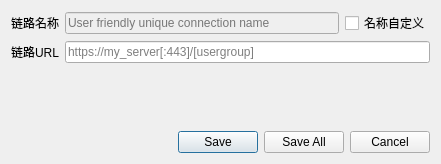
<?xml version="1.0" encoding="UTF-8"?>
<ui version="4.0">
 <class>NewProfileDialog</class>
 <widget class="QDialog" name="NewProfileDialog">
  <property name="geometry">
   <rect>
    <x>0</x>
    <y>0</y>
    <width>441</width>
    <height>164</height>
   </rect>
  </property>
  <property name="windowTitle">
   <string>New profile</string>
  </property>
  <layout class="QVBoxLayout" name="verticalLayout">
   <item>
    <layout class="QFormLayout" name="formLayout">
     <property name="fieldGrowthPolicy">
      <enum>QFormLayout::ExpandingFieldsGrow</enum>
     </property>
     <item row="0" column="0">
      <widget class="QLabel" name="labelName">
       <property name="text">
        <string>链路名称</string>
       </property>
       <property name="buddy">
        <cstring>lineEditName</cstring>
       </property>
      </widget>
     </item>
     <item row="0" column="1">
      <layout class="QHBoxLayout" name="horizontalLayout">
       <item>
        <widget class="QLineEdit" name="lineEditName">
         <property name="enabled">
          <bool>false</bool>
         </property>
         <property name="toolTip">
          <string>This is a friendly name to distinguish the connection</string>
         </property>
         <property name="placeholderText">
          <string>User friendly unique connection name</string>
         </property>
        </widget>
       </item>
       <item>
        <widget class="QCheckBox" name="checkBoxCustomize">
         <property name="text">
          <string>名称自定义</string>
         </property>
        </widget>
       </item>
      </layout>
     </item>
     <item row="1" column="0">
      <widget class="QLabel" name="labelGateway">
       <property name="text">
        <string>链路URL</string>
       </property>
       <property name="buddy">
        <cstring>lineEditGateway</cstring>
       </property>
      </widget>
     </item>
     <item row="1" column="1">
      <widget class="QLineEdit" name="lineEditGateway">
       <property name="toolTip">
        <string>Specify the hostname to connect to; a port may be specified after the host separated with a colon ':'</string>
       </property>
       <property name="placeholderText">
        <string>https://my_server[:443]/[usergroup]</string>
       </property>
       <property name="clearButtonEnabled">
        <bool>true</bool>
       </property>
      </widget>
     </item>
    </layout>
   </item>
   <item>
    <widget class="QDialogButtonBox" name="buttonBox">
     <property name="orientation">
      <enum>Qt::Horizontal</enum>
     </property>
     <property name="standardButtons">
      <set>QDialogButtonBox::Cancel|QDialogButtonBox::Save|QDialogButtonBox::SaveAll</set>
     </property>
    </widget>
   </item>
  </layout>
 </widget>
 <tabstops>
  <tabstop>lineEditGateway</tabstop>
  <tabstop>checkBoxCustomize</tabstop>
  <tabstop>lineEditName</tabstop>
 </tabstops>
 <resources/>
 <connections>
  <connection>
   <sender>buttonBox</sender>
   <signal>accepted()</signal>
   <receiver>NewProfileDialog</receiver>
   <slot>accept()</slot>
   <hints>
    <hint type="sourcelabel">
     <x>257</x>
     <y>152</y>
    </hint>
    <hint type="destinationlabel">
     <x>157</x>
     <y>144</y>
    </hint>
   </hints>
  </connection>
  <connection>
   <sender>buttonBox</sender>
   <signal>rejected()</signal>
   <receiver>NewProfileDialog</receiver>
   <slot>reject()</slot>
   <hints>
    <hint type="sourcelabel">
     <x>325</x>
     <y>152</y>
    </hint>
    <hint type="destinationlabel">
     <x>286</x>
     <y>144</y>
    </hint>
   </hints>
  </connection>
  <connection>
   <sender>checkBoxCustomize</sender>
   <signal>toggled(bool)</signal>
   <receiver>lineEditName</receiver>
   <slot>setEnabled(bool)</slot>
   <hints>
    <hint type="sourcelabel">
     <x>429</x>
     <y>12</y>
    </hint>
    <hint type="destinationlabel">
     <x>296</x>
     <y>18</y>
    </hint>
   </hints>
  </connection>
 </connections>
 <slots>
  <slot>textChanged(QString)</slot>
 </slots>
</ui>
